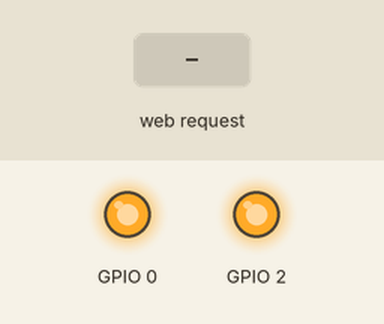
This sketch was run on a simulated ESP8266 (NodeMCU). Shown: output pins drawn as LEDs (lit = HIGH). The inputs (shaded band) are chosen by the test bench. WiFi joins after 1.5 s; servers stay silent unless stated; what the sketch prints to the serial monitor is not drawn.

Above: at 2.7 s.
2.8 s: HTTP request GET /toggle received
At 3.9 s:
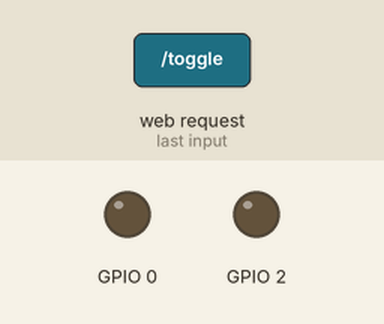
4.3 s: HTTP request GET /on received
At 5.1 s:
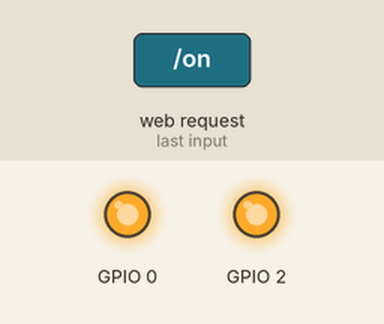
5.8 s: HTTP request GET /off received
At 6.2 s:
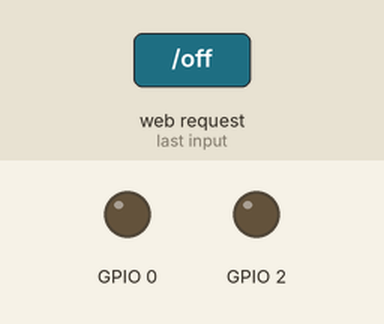
Timing chart, 0 to 8.8 s (numbered marks = the images above; inputs shaded):
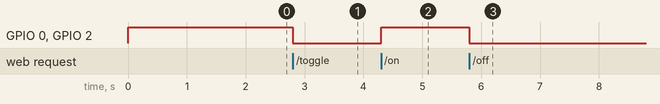

Measured:
- after the input at 2.8 s, GPIO 0, GPIO 2: HIGH → LOW at once
- after the input at 4.3 s, GPIO 0, GPIO 2: LOW → HIGH at once
- after the input at 5.8 s, GPIO 0, GPIO 2: HIGH → LOW at once

The sketch:

LedEggs.ino
```cpp
#include <ESP8266WiFi.h>
#include <DNSServer.h>
#include <ESP8266WebServer.h>

#include <WiFiManager.h>

ESP8266WebServer server(80);

char led_status = 1;

void set_status(char s) {
  led_status = s;
  digitalWrite(0, led_status);
  digitalWrite(2, led_status);
}

void handle_toggle() {
  set_status(!led_status);
  server.send(200, "text/plain", led_status ? "ON" : "OFF");
}

void handle_turn_on() {
  set_status(1);
  server.send(200, "text/plain", "ON");
}

void handle_turn_off() {
  set_status(0);
  server.send(200, "text/plain", "OFF");
}

void setup() {
  pinMode(0, OUTPUT);
  pinMode(2, OUTPUT);

  Serial.begin(115200);
  Serial.println("Starting up...");

  WiFiManager wifi_manager;

  digitalWrite(0, HIGH);
  digitalWrite(2, HIGH);

  wifi_manager.autoConnect("LedEggs");

  server.on("/toggle", handle_toggle);
  server.on("/on", handle_turn_on);
  server.on("/off", handle_turn_off);

  server.begin();

  Serial.println("Ready");
}

void loop() {
  Serial.println(".");
  server.handleClient();
}
```
